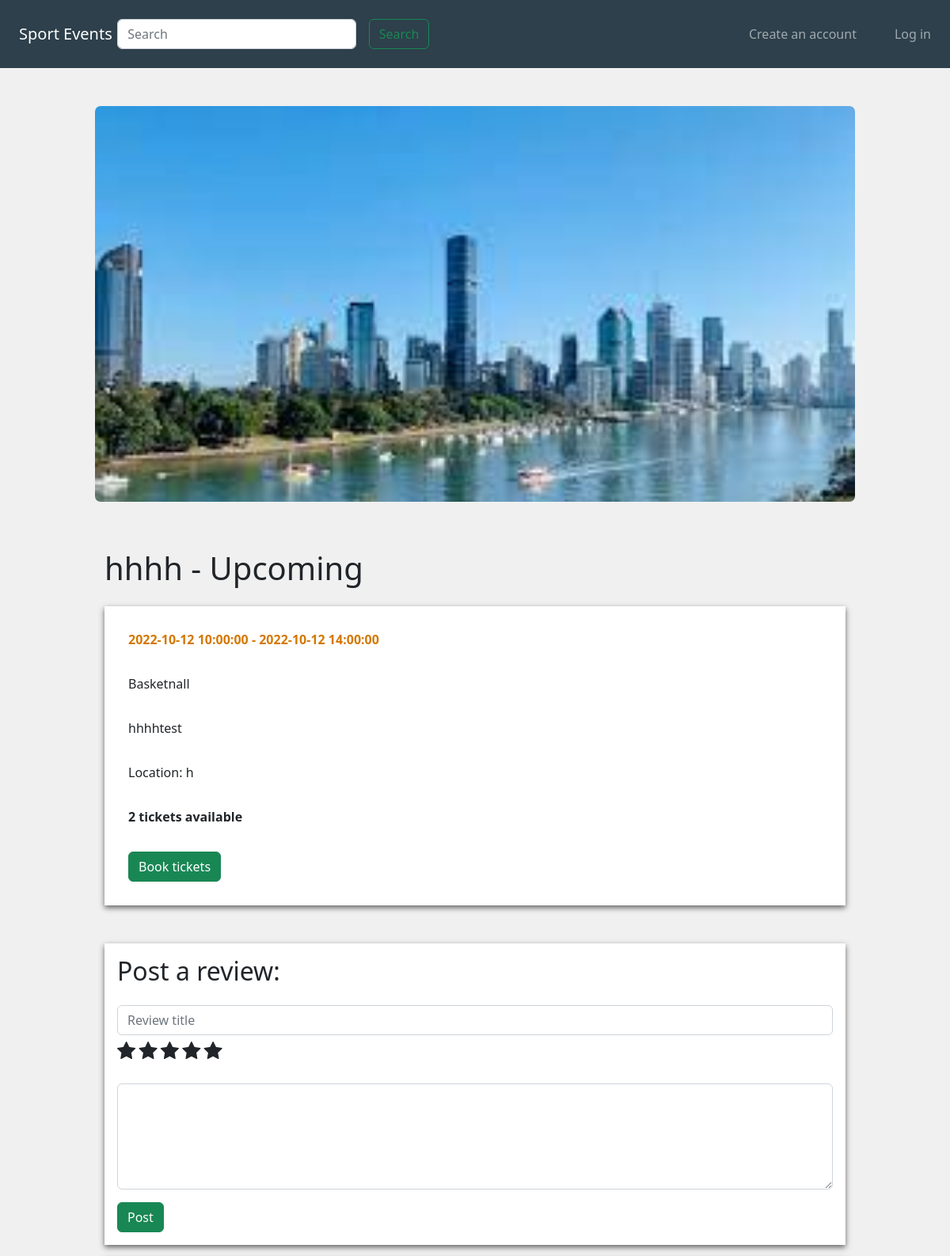
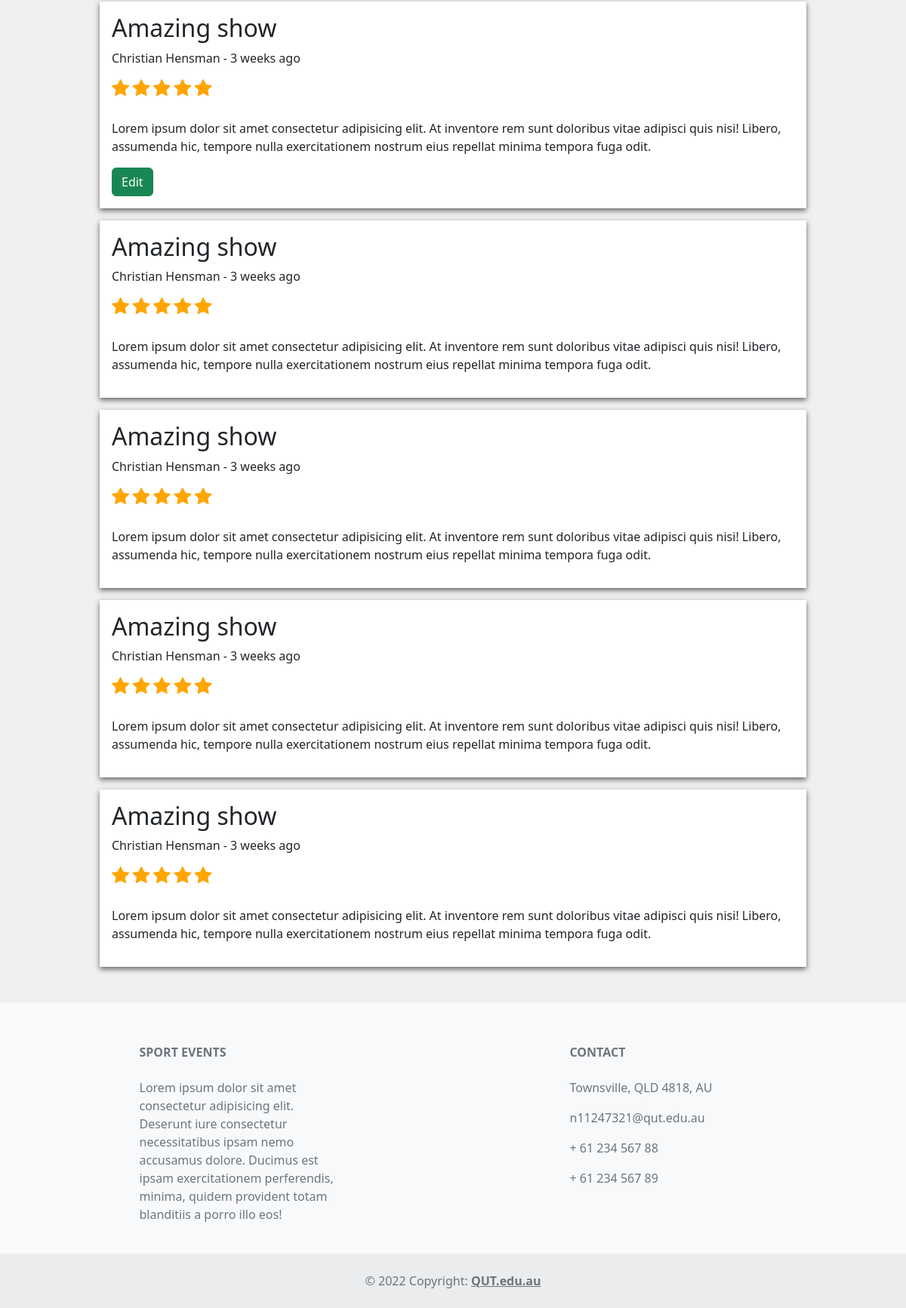
The page /events/1 on the database its author committed (2 pictures, top to bottom).
### website/models.py (models this page shows, shortened)
class Events(db.Model):
    __tablename__ = 'events'
    EventId = db.Column(db.Integer, primary_key=True)
    EventName = db.Column(db.String(80))
    Location = db.Column(db.String(80))
    StartDate = db.Column(db.DateTime)
    EndDate = db.Column(db.DateTime)
    description = db.Column(db.String(500))
    Image = db.Column(db.String(400))
    Status_id = db.Column(db.Integer)
    Catergory_id = db.Column(db.Integer)
    MaxTickets = db.Column(db.Integer)
    UserId = db.Column(db.Integer)
    reviews = db.relationship('Reviews', backref='event')
    bookings = db.relationship('Bookings', backref='event')
    Catergory_id = db.Column(db.Integer, db.ForeignKey('catergories.CatergoryId'))
    Status_id = db.Column(db.Integer, db.ForeignKey('eventStatus.EventStatusId'))
    UserId = db.Column(db.Integer, db.ForeignKey('users.UserId'))

class EventStatus(db.Model):
    __tablename__ = 'eventStatus'
    EventStatusId = db.Column(db.Integer, primary_key=True)
    Status = db.Column(db.String(80))
    Event = db.relationship('Events', backref='Status')
    def __repr__(self): #print
        return "{}".format(self.Status)

class Catergory(db.Model):
    __tablename__ = 'catergories'
    CatergoryId = db.Column(db.Integer, primary_key=True)
    CatergoryName = db.Column(db.String(100))
    Event = db.relationship('Events', backref='CatergoryName')
    def __repr__(self):
        return "{}".format(self.CatergoryName)

### website/events.py (the view)
@bp.route('/<id>')
def show(id):
    event = Events.query.filter_by(EventId=id).first()
    cform = ReviewForm()
    return render_template('/event.html', event=event, form=cform)

### website/forms.py
class ReviewForm(FlaskForm):
  title = StringField('Review Title', [InputRequired()]) # Must enter title
  rating = StringField('Rating out of 5', [InputRequired()]) # Must enter rating
  comment = TextAreaField('Review comment', validators=[InputRequired()]) # Must enter review comment
  submit = SubmitField('Create')

### website/templates/event.html (shortened to what this page needs)
{% extends 'base.html' %}
{% block head %}
    <link href="https://cdn.jsdelivr.net/npm/bootstrap@5.2.0/dist/css/bootstrap.min.css" rel="stylesheet">
    <link rel="stylesheet" href="https://cdnjs.cloudflare.com/ajax/libs/font-awesome/4.7.0/css/font-awesome.min.css">
    <link rel="stylesheet" href="../static/css/style.css">
    <link rel="stylesheet" href="../static/css/event.css">
{% endblock %}
{% block content %}
    <div class="p-4" id="navbarSpacer"></div>
    <div id="eventImg">
        <img src="{{event.Image}}" id="eventImg2">
    </div>
    <div class="container-fluid" id="mainBox">
        <div id="imgSpacer"></div>
        <h1>{{event.EventName}} - {{event.Status}}</h1>
        <div class="p-2"></div>
        <div class="container-fluid eventInfo">
            <p class="eventDateTime">{{event.StartDate}} - {{event.EndDate}}</p>
            <div class="p-2"></div>
            <p>{{event.CatergoryName}}</p>
            <div class="p-2"></div>
            <p>{{event.description}}</p>
            <div class="p-2"></div>
            <p>Location: {{event.Location}}</p>
            <div class="p-2"></div>
            <p class="eventTickets">{{event.MaxTickets}} tickets available</p>
            <div class="p-2"></div>
            <button type="button" class="btn btn-success" data-toggle="modal" data-target="#ticketModal">
                Book tickets
            </button>
        </div>
        <div class="p-4"></div>
        <div class="p-3 review">
            <h2>Post a review:</h2>
            <div class="p-2"></div>
            <form>
                <input type="text" class="form-control" placeholder="Review title">
                <div class="p-1"></div>
                <div id="ratingDiv">
                    <label for="star1" class="ratingLabel">
                        <span class="fa fa-star rating"></span>
                    </label>
                    <label for="star2" class="ratingLabel">
                        <span class="fa fa-star rating"></span>
                    </label>
                    <label for="star3" class="ratingLabel">
                        <span class="fa fa-star rating"></span>
                    </label>
                    <label for="star4" class="ratingLabel">
                        <span class="fa fa-star rating"></span>
                    </label>
                    <label for="star5" class="ratingLabel">
                        <span class="fa fa-star rating"></span>
                    </label>
                </div>
                <div class="p-2"></div>
                <textarea class="form-control" rows="5"></textarea>
                <div class="p-2"></div>
                <button type="submit" class="btn btn-success">Post</button>
            </form>
        </div>
        <div class="p-2"></div>
        <div class="p-3 review">
            <div id="review">
                <h2>Amazing show</h2>
                <p>Christian Hensman - 3 weeks ago</p>
                <div id="ratingDiv">
                    <span class="fa fa-star rating checked"></span>
                    <span class="fa fa-star rating checked"></span>
                    <span class="fa fa-star rating checked"></span>
                    <span class="fa fa-star rating checked"></span>
                    <span class="fa fa-star rating checked"></span>
                </div>
                <div class="p-2"></div>
                <p>Lorem ipsum dolor sit amet consectetur adipisicing elit. At inventore rem sunt doloribus vitae adipisci quis nisi! Libero, assumenda hic, tempore nulla exercitationem nostrum eius repellat minima tempora fuga odit.</p>
                <button type="button" class="btn btn-success" onclick="EditReview(1)">Edit</button>
            </div>
        </div>
        {% for i in range(4) %}
            <div class="p-2"></div>
            <div class="p-3 review">
                <h2>Amazing show</h2>
                <p>Christian Hensman - 3 weeks ago</p>
                <div id="ratingDiv">
                    <span class="fa fa-star rating checked"></span>
                    <span class="fa fa-star rating checked"></span>
                    <span class="fa fa-star rating checked"></span>
                    <span class="fa fa-star rating checked"></span>
                    <span class="fa fa-star rating checked"></span>
                </div>
                <div class="p-2"></div>
                <p>Lorem ipsum dolor sit amet consectetur adipisicing elit. At inventore rem sunt doloribus vitae adipisci quis nisi! Libero, assumenda hic, tempore nulla exercitationem nostrum eius repellat minima tempora fuga odit.</p>
            </div>
        {% endfor %}
    </div>
{% endblock %}

### website/static/css/style.css (style rules this page uses)
body { background-color: #F0F0F0; }

### website/static/css/event.css (style rules this page uses)
#mainBox { width: 80%; }
#navbarSpacer { display: block; }
#eventImg { margin: auto; width: 80%; height: 500px; overflow: hidden; border-radius: 7px; }
.eventInfo { background-color: white; box-shadow: 0px 3px 7px #636363; padding: 30px; }
.eventDateTime { color: #D47800; font-weight: bold; }
.eventTickets { font-weight: bold; }
#imgSpacer { padding: 30px; }
#eventImg2 { width: 100%; }
#ratingDiv { padding: 0 0 10px 0; }
.rating { font-size: 25px; }
.review { background-color: white; box-shadow: 0px 3px 7px #636363; padding: 30px; }
.checked { color: orange; }

### rows shown on the page
Events: Image (picture), EventName "hhhh", StartDate "2022-10-12 10:00:00", EndDate "2022-10-12 14:00:00", description "hhhhtest", Location "h", MaxTickets "2"
EventStatus: Status "Upcoming"
Catergory: CatergoryName "Basketnall"
